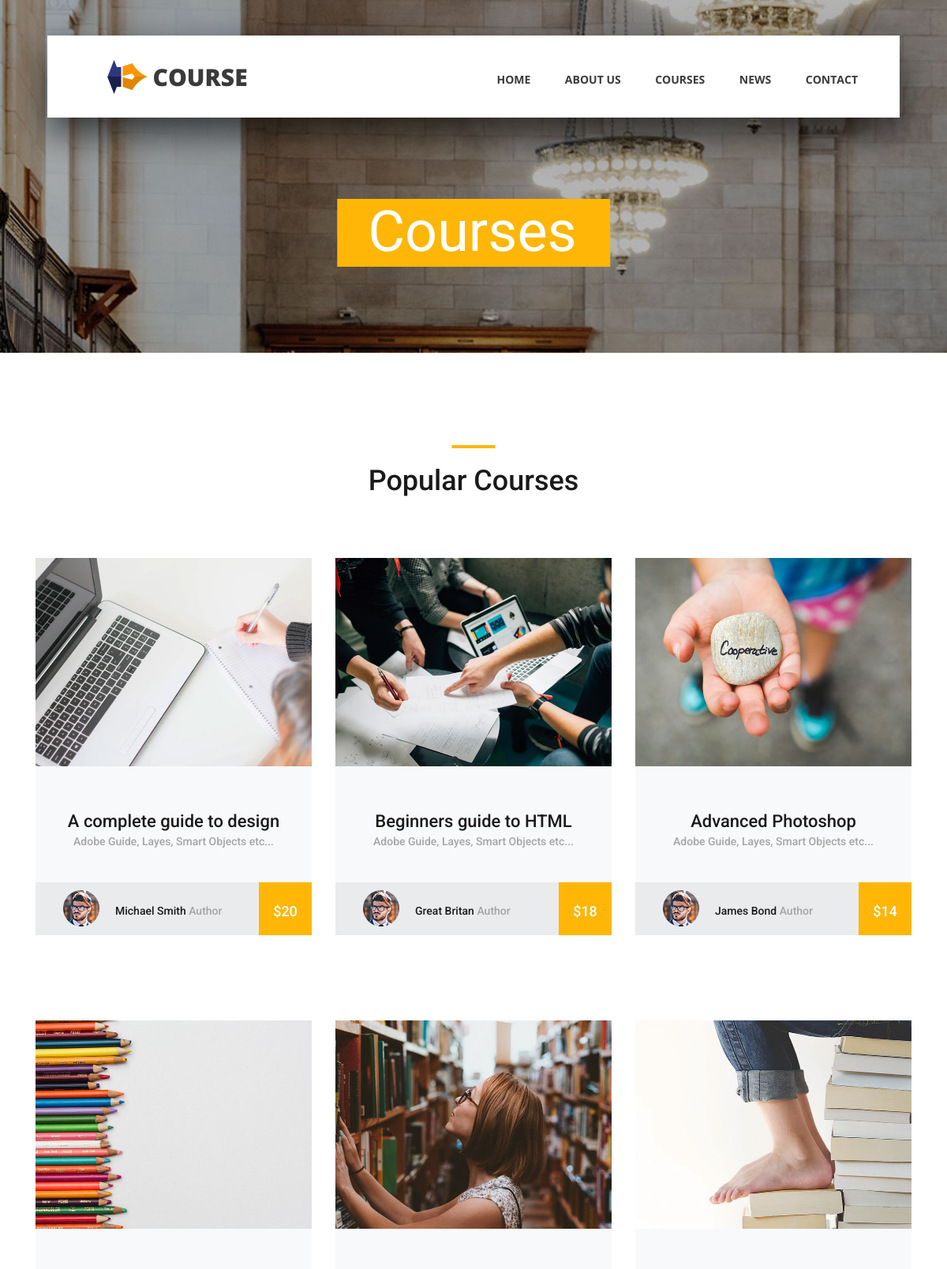
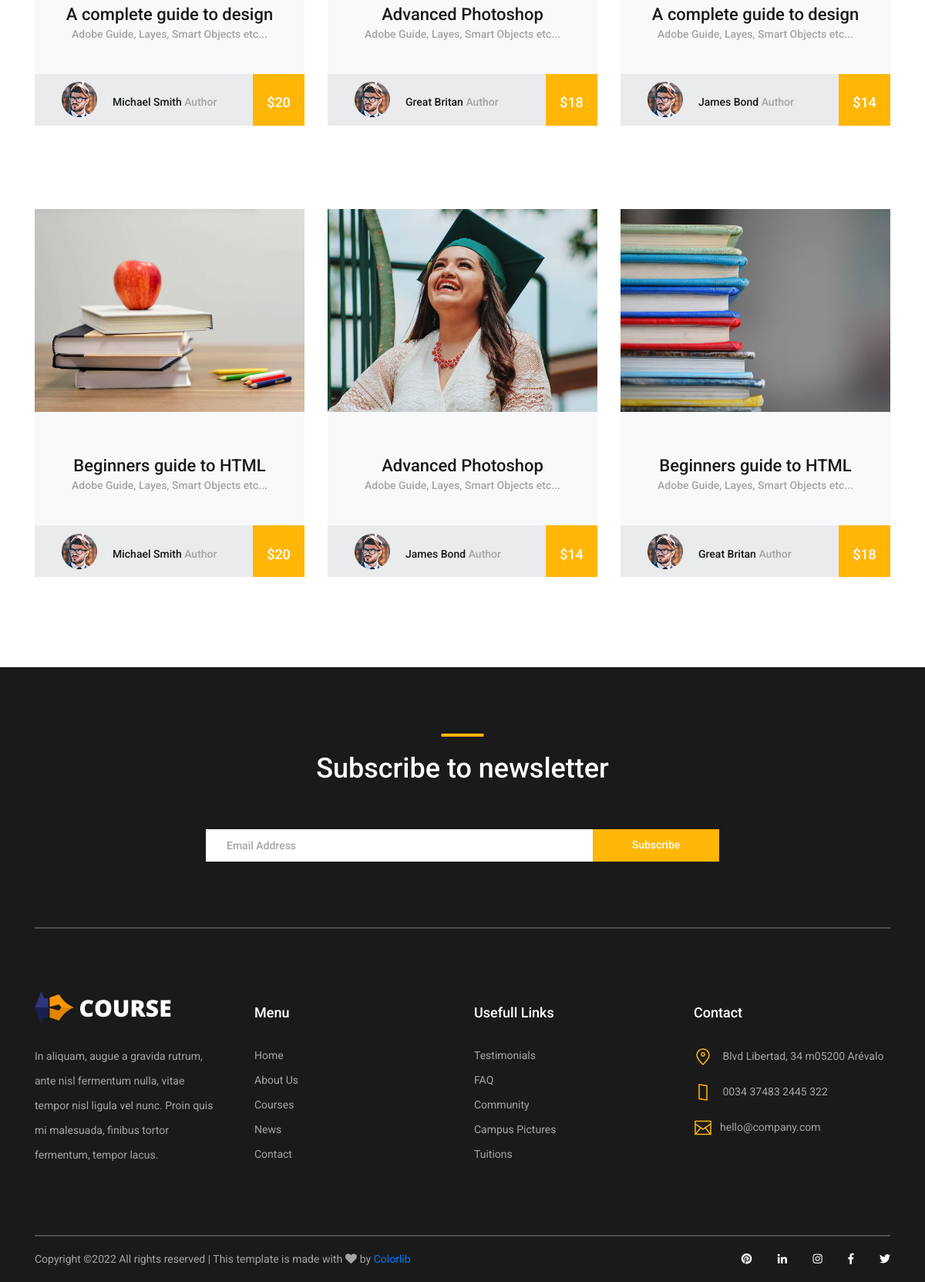
Page /courses/ on the committed database (2 pictures, top to bottom).
### main/models.py (models this page shows, shortened)
class Course(models.Model):
    logo = models.ImageField(upload_to='upload')
    title = models.CharField(max_length=200)
    description = models.TextField()
    author = models.ForeignKey(Author, on_delete=models.CASCADE)
    category = models.ForeignKey(Category, on_delete=models.CASCADE, default=True)
    degree = models.ForeignKey(Degree, on_delete=models.CASCADE, default=True)

class Author(models.Model):
    logo = models.ImageField(upload_to='upload')
    name = models.CharField(max_length=200)
    title = models.CharField(max_length=200)
    price = models.IntegerField()

### main/views.py (the view)
# urls.py: path('courses/', coursesHandler),
def coursesHandler(request):
    courses = Course.objects.all()
    return render(request, 'courses.html', {'courses':courses,
                                            })

### templates/courses.html
{% extends 'base.html' %}
{% block head %}
    <link rel="stylesheet" type="text/css" href="/media/styles/courses_styles.css">
    <link rel="stylesheet" type="text/css" href="/media/styles/courses_responsive.css">
{% endblock %}
{% block container %}
	<div class="home">
		<div class="home_background_container prlx_parent">
			<div class="home_background prlx" style="background-image:url(/media/images/courses_background.jpg)"></div>
		</div>
		<div class="home_content">
			<h1>Courses</h1>
		</div>
	</div>
	<div class="popular page_section">
		<div class="container">
			<div class="row">
				<div class="col">
					<div class="section_title text-center">
						<h1>Popular Courses</h1>
					</div>
				</div>
			</div>
			<div class="row course_boxes">
                {% for cour in courses %}
				<div class="col-lg-4 course_box">
					<div class="card">
						<img class="card-img-top" src="/media/{{ cour.logo}}" alt="https://unsplash.com/@kellybrito">
                        <div class="card-body text-center">
							<div class="card-title"><a href="/courses">{{ cour.title}}</a></div>
							<div class="card-text">{{ cour.description}}</div>
						</div>
						<div class="price_box d-flex flex-row align-items-center">
							<div class="course_author_image">
								<img src="/media/{{ cour.author.logo}}" alt="https://unsplash.com/@mehdizadeh">
							</div>
							<div class="course_author_name">{{ cour.author.name}} <span>{{ cour.author.title }}</span></div>
							<div class="course_price d-flex flex-column align-items-center justify-content-center"><span>${{ cour.author.price }}</span></div>
						</div>
					</div>
				</div>
                {% endfor %}
			</div>
		</div>
	</div>
{% endblock %}

### templates/base.html (shortened to what this page needs)
<!DOCTYPE html>
<html lang="en">
<head>
<link rel="stylesheet" type="text/css" href="/media/styles/bootstrap4/bootstrap.min.css">
<link href="/media/plugins/fontawesome-free-5.0.1/css/fontawesome-all.css" rel="stylesheet" type="text/css">
<link rel="stylesheet" type="text/css" href="/media/plugins/OwlCarousel2-2.2.1/owl.carousel.css">
<link rel="stylesheet" type="text/css" href="/media/plugins/OwlCarousel2-2.2.1/owl.theme.default.css">
<link rel="stylesheet" type="text/css" href="/media/plugins/OwlCarousel2-2.2.1/animate.css">
<link rel="stylesheet" type="text/css" href="/media/styles/main_styles.css">
<link rel="stylesheet" type="text/css" href="/media/styles/responsive.css">
    {% block head %}
    {% endblock %}
</head>
<body>
<div class="super_container">
	<header class="header d-flex flex-row">
		<div class="header_content d-flex flex-row align-items-center">
			<div class="logo_container">
				<div class="logo">
					<img src="/media/images/logo.png" alt="">
					<span>course</span>
				</div>
			</div>
			<nav class="main_nav_container">
				<div class="main_nav">
					<ul class="main_nav_list">
						<li class="main_nav_item"><a href="/">home</a></li>
						<li class="main_nav_item"><a href="/about">about us</a></li>
						<li class="main_nav_item"><a href="/courses">courses</a></li>
						<li class="main_nav_item"><a href="/news">news</a></li>
						<li class="main_nav_item"><a href="/contact">contact</a></li>
					</ul>
				</div>
			</nav>
		</div>
	</header>
{% block container %}
{% endblock %}
	<footer class="footer">
		<div class="container">
			<div class="newsletter">
				<div class="row">
					<div class="col">
						<div class="section_title text-center">
							<h1>Subscribe to newsletter</h1>
						</div>
					</div>
				</div>
				<div class="row">
					<div class="col text-center">
						<div class="newsletter_form_container mx-auto">
							<form action="post">
								<div class="newsletter_form d-flex flex-md-row flex-column flex-xs-column align-items-center justify-content-center">
									<input id="newsletter_email" class="newsletter_email" type="email" placeholder="Email Address" required="required" data-error="Valid email is required.">
									<button id="newsletter_submit" type="submit" class="newsletter_submit_btn trans_300" value="Submit">Subscribe</button>
								</div>
							</form>
						</div>
					</div>
				</div>
			</div>
			<div class="footer_content">
				<div class="row">
					<div class="col-lg-3 footer_col">
						<div class="logo_container">
							<div class="logo">
								<img src="/media/images/logo.png" alt="">
								<span>course</span>
							</div>
						</div>
						<p class="footer_about_text">In aliquam, augue a gravida rutrum, ante nisl fermentum nulla, vitae tempor nisl ligula vel nunc. Proin quis mi malesuada, finibus tortor fermentum, tempor lacus.</p>
					</div>
					<div class="col-lg-3 footer_col">
						<div class="footer_column_title">Menu</div>
						<div class="footer_column_content">
							<ul>
								<li class="footer_list_item"><a href="/">Home</a></li>
								<li class="footer_list_item"><a href="/about">About Us</a></li>
								<li class="footer_list_item"><a href="/courses">Courses</a></li>
								<li class="footer_list_item"><a href="/news">News</a></li>
								<li class="footer_list_item"><a href="/contact">Contact</a></li>
							</ul>
						</div>
					</div>
					<div class="col-lg-3 footer_col">
						<div class="footer_column_title">Usefull Links</div>
						<div class="footer_column_content">
							<ul>
								<li class="footer_list_item"><a href="/#">Testimonials</a></li>
								<li class="footer_list_item"><a href="/#">FAQ</a></li>
								<li class="footer_list_item"><a href="/#">Community</a></li>
								<li class="footer_list_item"><a href="/#">Campus Pictures</a></li>
								<li class="footer_list_item"><a href="/#">Tuitions</a></li>
							</ul>
						</div>
					</div>
					<div class="col-lg-3 footer_col">
						<div class="footer_column_title">Contact</div>
						<div class="footer_column_content">
							<ul>
								<li class="footer_contact_item">
									<div class="footer_contact_icon">
										<img src="/media/images/placeholder.svg" alt="https://www.flaticon.com/authors/lucy-g">
									</div>
									Blvd Libertad, 34 m05200 Arévalo
								</li>
								<li class="footer_contact_item">
									<div class="footer_contact_icon">
										<img src="/media/images/smartphone.svg" alt="https://www.flaticon.com/authors/lucy-g">
									</div>
									0034 37483 2445 322
								</li>
								<li class="footer_contact_item">
									<div class="footer_contact_icon">
										<img src="/media/images/envelope.svg" alt="https://www.flaticon.com/authors/lucy-g">
									</div>hello@company.com
								</li>
							</ul>
						</div>
					</div>
				</div>
			</div>
			<div class="footer_bar d-flex flex-column flex-sm-row align-items-center">
				<div class="footer_copyright">
					<span>
Copyright &copy;<script>document.write(new Date().getFullYear());</script> All rights reserved | This template is made with <i class="fa fa-heart" aria-hidden="true"></i> by <a href="/media/https://colorlib.com" target="_blank">Colorlib</a>
</span>
				</div>
				<div class="footer_social ml-sm-auto">
					<ul class="menu_social">
						<li class="menu_social_item"><a href="/#"><i class="fab fa-pinterest"></i></a></li>
						<li class="menu_social_item"><a href="/#"><i class="fab fa-linkedin-in"></i></a></li>
						<li class="menu_social_item"><a href="/#"><i class="fab fa-instagram"></i></a></li>
						<li class="menu_social_item"><a href="/#"><i class="fab fa-facebook-f"></i></a></li>
						<li class="menu_social_item"><a href="/#"><i class="fab fa-twitter"></i></a></li>
					</ul>
				</div>
			</div>
		</div>
	</footer>
</div>

### media/styles/responsive.css (style rules this page uses)
@media only screen and (max-width: 1380px) { .header { width: 1200px; } }
@media only screen and (max-width: 1380px) { .header_content { width: calc(100% - 219px); } }
@media only screen and (max-width: 1380px) { .main_nav_container { padding-right: 63px; } }
@media only screen and (max-width: 1280px) { .header { width: 90%; } }
@media only screen and (max-width: 1280px) { .header_content { width: 100%; } }
@media only screen and (max-width: 1280px) { .main_nav_container { padding-right: 53px; } }
@media only screen and (max-width: 1280px) { .card-title { font-size: 20px; } }

### media/styles/courses_responsive.css (style rules this page uses)
@media only screen and (max-width: 1380px) { .header { width: 1200px; } }
@media only screen and (max-width: 1380px) { .header_content { width: calc(100% - 219px); } }
@media only screen and (max-width: 1380px) { .main_nav_container { padding-right: 63px; } }
@media only screen and (max-width: 1280px) { .header { width: 90%; } }
@media only screen and (max-width: 1280px) { .header_content { width: 100%; } }
@media only screen and (max-width: 1280px) { .main_nav_container { padding-right: 53px; } }
@media only screen and (max-width: 1280px) { .card-title { font-size: 20px; } }

### rows in the picture
Course: logo (picture), title "A complete guide to design", description "Adobe Guide, Layes, Smart Objects etc...", author.logo (picture), author.name "Michael Smith", author "Author", author.price "20"
Course: logo (picture), title "Beginners guide to HTML", description "Adobe Guide, Layes, Smart Objects etc...", author.logo (picture), author.name "Great Britan", author "Author", author.price "18"
Course: logo (picture), title "Advanced Photoshop", description "Adobe Guide, Layes, Smart Objects etc...", author.logo (picture), author.name "James Bond", author "Author", author.price "14"
Course: logo (picture), title "A complete guide to design", description "Adobe Guide, Layes, Smart Objects etc...", author.logo (picture), author.name "Michael Smith", author "Author", author.price "20"
Course: logo (picture), title "Advanced Photoshop", description "Adobe Guide, Layes, Smart Objects etc...", author.logo (picture), author.name "Great Britan", author "Author", author.price "18"
Course: logo (picture), title "A complete guide to design", description "Adobe Guide, Layes, Smart Objects etc...", author.logo (picture), author.name "James Bond", author "Author", author.price "14"
Course: logo (picture), title "Beginners guide to HTML", description "Adobe Guide, Layes, Smart Objects etc...", author.logo (picture), author.name "Michael Smith", author "Author", author.price "20"
Course: logo (picture), title "Advanced Photoshop", description "Adobe Guide, Layes, Smart Objects etc...", author.logo (picture), author.name "James Bond", author "Author", author.price "14"
Course: logo (picture), title "Beginners guide to HTML", description "Adobe Guide, Layes, Smart Objects etc...", author.logo (picture), author.name "Great Britan", author "Author", author.price "18"
